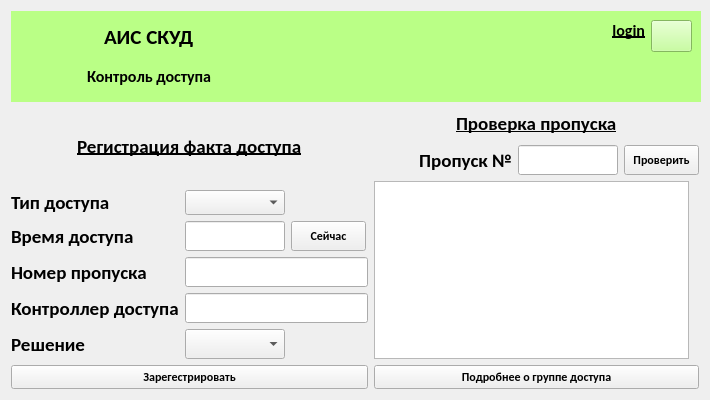
<?xml version="1.0" encoding="UTF-8"?>
<ui version="4.0">
 <class>ControllerWindow</class>
 <widget class="QWidget" name="ControllerWindow">
  <property name="geometry">
   <rect>
    <x>0</x>
    <y>0</y>
    <width>710</width>
    <height>400</height>
   </rect>
  </property>
  <property name="minimumSize">
   <size>
    <width>710</width>
    <height>400</height>
   </size>
  </property>
  <property name="maximumSize">
   <size>
    <width>710</width>
    <height>400</height>
   </size>
  </property>
  <property name="windowTitle">
   <string>ACMS</string>
  </property>
  <property name="windowIcon">
   <iconset resource="lw.qrc">
    <normaloff>:/labels/label.png</normaloff>:/labels/label.png</iconset>
  </property>
  <layout class="QGridLayout" name="gridLayout">
   <item row="0" column="0">
    <widget class="QFrame" name="frame">
     <property name="minimumSize">
      <size>
       <width>690</width>
       <height>91</height>
      </size>
     </property>
     <property name="maximumSize">
      <size>
       <width>690</width>
       <height>91</height>
      </size>
     </property>
     <property name="layoutDirection">
      <enum>Qt::LayoutDirection::LeftToRight</enum>
     </property>
     <property name="autoFillBackground">
      <bool>false</bool>
     </property>
     <property name="styleSheet">
      <string notr="true">background-color: rgb(186, 255, 134);</string>
     </property>
     <property name="frameShape">
      <enum>QFrame::Shape::NoFrame</enum>
     </property>
     <property name="frameShadow">
      <enum>QFrame::Shadow::Plain</enum>
     </property>
     <layout class="QHBoxLayout" name="horizontalLayout_2">
      <item>
       <widget class="QLabel" name="label">
        <property name="minimumSize">
         <size>
          <width>61</width>
          <height>71</height>
         </size>
        </property>
        <property name="maximumSize">
         <size>
          <width>61</width>
          <height>71</height>
         </size>
        </property>
        <property name="text">
         <string/>
        </property>
        <property name="pixmap">
         <pixmap resource="lw.qrc">:/labels/label.png</pixmap>
        </property>
        <property name="scaledContents">
         <bool>true</bool>
        </property>
        <property name="alignment">
         <set>Qt::AlignmentFlag::AlignCenter</set>
        </property>
       </widget>
      </item>
      <item>
       <layout class="QVBoxLayout" name="verticalLayout">
        <item alignment="Qt::AlignmentFlag::AlignHCenter">
         <widget class="QLabel" name="label_3">
          <property name="font">
           <font>
            <family>Carlito</family>
            <pointsize>16</pointsize>
            <bold>true</bold>
           </font>
          </property>
          <property name="text">
           <string>АИС СКУД</string>
          </property>
         </widget>
        </item>
        <item alignment="Qt::AlignmentFlag::AlignHCenter">
         <widget class="QLabel" name="label_2">
          <property name="font">
           <font>
            <family>Carlito</family>
            <pointsize>12</pointsize>
            <bold>true</bold>
           </font>
          </property>
          <property name="text">
           <string>Контроль доступа</string>
          </property>
         </widget>
        </item>
       </layout>
      </item>
      <item>
       <spacer name="horizontalSpacer">
        <property name="orientation">
         <enum>Qt::Orientation::Horizontal</enum>
        </property>
        <property name="sizeHint" stdset="0">
         <size>
          <width>40</width>
          <height>20</height>
         </size>
        </property>
       </spacer>
      </item>
      <item>
       <layout class="QHBoxLayout" name="horizontalLayout">
        <item alignment="Qt::AlignmentFlag::AlignRight|Qt::AlignmentFlag::AlignTop">
         <widget class="QLabel" name="llogin">
          <property name="minimumSize">
           <size>
            <width>130</width>
            <height>20</height>
           </size>
          </property>
          <property name="maximumSize">
           <size>
            <width>130</width>
            <height>20</height>
           </size>
          </property>
          <property name="font">
           <font>
            <family>Carlito</family>
            <pointsize>12</pointsize>
            <bold>true</bold>
            <underline>true</underline>
           </font>
          </property>
          <property name="layoutDirection">
           <enum>Qt::LayoutDirection::LeftToRight</enum>
          </property>
          <property name="text">
           <string>login</string>
          </property>
          <property name="alignment">
           <set>Qt::AlignmentFlag::AlignRight|Qt::AlignmentFlag::AlignTrailing|Qt::AlignmentFlag::AlignVCenter</set>
          </property>
         </widget>
        </item>
        <item alignment="Qt::AlignmentFlag::AlignRight|Qt::AlignmentFlag::AlignTop">
         <widget class="QPushButton" name="btnlogout">
          <property name="minimumSize">
           <size>
            <width>41</width>
            <height>32</height>
           </size>
          </property>
          <property name="maximumSize">
           <size>
            <width>41</width>
            <height>32</height>
           </size>
          </property>
          <property name="text">
           <string/>
          </property>
          <property name="icon">
           <iconset resource="lw.qrc">
            <normaloff>:/labels/logout.png</normaloff>:/labels/logout.png</iconset>
          </property>
         </widget>
        </item>
       </layout>
      </item>
     </layout>
    </widget>
   </item>
   <item row="1" column="0">
    <layout class="QHBoxLayout" name="horizontalLayout_5">
     <item>
      <layout class="QVBoxLayout" name="verticalLayout_2">
       <item alignment="Qt::AlignmentFlag::AlignHCenter">
        <widget class="QLabel" name="label_4">
         <property name="font">
          <font>
           <family>Carlito</family>
           <pointsize>14</pointsize>
           <bold>true</bold>
           <underline>true</underline>
          </font>
         </property>
         <property name="text">
          <string>Регистрация факта доступа</string>
         </property>
        </widget>
       </item>
       <item>
        <layout class="QFormLayout" name="formLayout">
         <item row="0" column="0">
          <widget class="QLabel" name="label_5">
           <property name="font">
            <font>
             <family>Carlito</family>
             <pointsize>14</pointsize>
             <bold>true</bold>
             <underline>false</underline>
            </font>
           </property>
           <property name="text">
            <string>Тип доступа</string>
           </property>
          </widget>
         </item>
         <item row="0" column="1">
          <widget class="QComboBox" name="cbaccesstype">
           <property name="minimumSize">
            <size>
             <width>100</width>
             <height>0</height>
            </size>
           </property>
           <property name="maximumSize">
            <size>
             <width>100</width>
             <height>30</height>
            </size>
           </property>
          </widget>
         </item>
         <item row="1" column="0">
          <widget class="QLabel" name="label_6">
           <property name="font">
            <font>
             <family>Carlito</family>
             <pointsize>14</pointsize>
             <bold>true</bold>
             <underline>false</underline>
            </font>
           </property>
           <property name="text">
            <string>Время доступа</string>
           </property>
          </widget>
         </item>
         <item row="1" column="1">
          <layout class="QHBoxLayout" name="horizontalLayout_3">
           <item>
            <widget class="QLineEdit" name="letime">
             <property name="minimumSize">
              <size>
               <width>100</width>
               <height>30</height>
              </size>
             </property>
             <property name="maximumSize">
              <size>
               <width>100</width>
               <height>30</height>
              </size>
             </property>
            </widget>
           </item>
           <item>
            <widget class="QPushButton" name="lenow">
             <property name="minimumSize">
              <size>
               <width>75</width>
               <height>30</height>
              </size>
             </property>
             <property name="maximumSize">
              <size>
               <width>75</width>
               <height>30</height>
              </size>
             </property>
             <property name="font">
              <font>
               <family>Carlito</family>
               <bold>true</bold>
              </font>
             </property>
             <property name="text">
              <string>Сейчас</string>
             </property>
            </widget>
           </item>
          </layout>
         </item>
         <item row="2" column="0">
          <widget class="QLabel" name="label_7">
           <property name="font">
            <font>
             <family>Carlito</family>
             <pointsize>14</pointsize>
             <bold>true</bold>
             <underline>false</underline>
            </font>
           </property>
           <property name="text">
            <string>Номер пропуска</string>
           </property>
          </widget>
         </item>
         <item row="2" column="1">
          <widget class="QLineEdit" name="lepass">
           <property name="minimumSize">
            <size>
             <width>183</width>
             <height>30</height>
            </size>
           </property>
           <property name="maximumSize">
            <size>
             <width>183</width>
             <height>30</height>
            </size>
           </property>
          </widget>
         </item>
         <item row="3" column="0">
          <widget class="QLabel" name="label_8">
           <property name="font">
            <font>
             <family>Carlito</family>
             <pointsize>14</pointsize>
             <bold>true</bold>
             <underline>false</underline>
            </font>
           </property>
           <property name="text">
            <string>Контроллер доступа</string>
           </property>
          </widget>
         </item>
         <item row="3" column="1">
          <widget class="QLineEdit" name="lecontrol">
           <property name="minimumSize">
            <size>
             <width>183</width>
             <height>30</height>
            </size>
           </property>
           <property name="maximumSize">
            <size>
             <width>183</width>
             <height>30</height>
            </size>
           </property>
          </widget>
         </item>
         <item row="4" column="0">
          <widget class="QLabel" name="label_9">
           <property name="font">
            <font>
             <family>Carlito</family>
             <pointsize>14</pointsize>
             <bold>true</bold>
             <underline>false</underline>
            </font>
           </property>
           <property name="text">
            <string>Решение</string>
           </property>
          </widget>
         </item>
         <item row="4" column="1">
          <widget class="QComboBox" name="cbsolution">
           <property name="minimumSize">
            <size>
             <width>100</width>
             <height>30</height>
            </size>
           </property>
           <property name="maximumSize">
            <size>
             <width>100</width>
             <height>30</height>
            </size>
           </property>
          </widget>
         </item>
        </layout>
       </item>
       <item>
        <widget class="QPushButton" name="btnregister">
         <property name="font">
          <font>
           <family>Carlito</family>
           <bold>true</bold>
          </font>
         </property>
         <property name="text">
          <string>Зарегестрировать</string>
         </property>
        </widget>
       </item>
      </layout>
     </item>
     <item>
      <layout class="QVBoxLayout" name="verticalLayout_3">
       <item alignment="Qt::AlignmentFlag::AlignHCenter">
        <widget class="QLabel" name="label_10">
         <property name="font">
          <font>
           <family>Carlito</family>
           <pointsize>14</pointsize>
           <bold>true</bold>
           <underline>true</underline>
          </font>
         </property>
         <property name="text">
          <string>Проверка пропуска</string>
         </property>
        </widget>
       </item>
       <item>
        <layout class="QHBoxLayout" name="horizontalLayout_4">
         <item>
          <widget class="QLabel" name="label_11">
           <property name="font">
            <font>
             <family>Carlito</family>
             <pointsize>14</pointsize>
             <bold>true</bold>
             <underline>false</underline>
            </font>
           </property>
           <property name="text">
            <string>Пропуск №</string>
           </property>
           <property name="alignment">
            <set>Qt::AlignmentFlag::AlignRight|Qt::AlignmentFlag::AlignTrailing|Qt::AlignmentFlag::AlignVCenter</set>
           </property>
          </widget>
         </item>
         <item>
          <widget class="QLineEdit" name="lecheckpass">
           <property name="minimumSize">
            <size>
             <width>100</width>
             <height>30</height>
            </size>
           </property>
           <property name="maximumSize">
            <size>
             <width>100</width>
             <height>30</height>
            </size>
           </property>
          </widget>
         </item>
         <item>
          <widget class="QPushButton" name="lecheckgroup">
           <property name="minimumSize">
            <size>
             <width>75</width>
             <height>30</height>
            </size>
           </property>
           <property name="maximumSize">
            <size>
             <width>75</width>
             <height>30</height>
            </size>
           </property>
           <property name="font">
            <font>
             <family>Carlito</family>
             <bold>true</bold>
            </font>
           </property>
           <property name="text">
            <string>Проверить</string>
           </property>
          </widget>
         </item>
        </layout>
       </item>
       <item>
        <widget class="QTableWidget" name="twgroups">
         <property name="minimumSize">
          <size>
           <width>315</width>
           <height>20</height>
          </size>
         </property>
         <property name="maximumSize">
          <size>
           <width>315</width>
           <height>178</height>
          </size>
         </property>
        </widget>
       </item>
       <item>
        <widget class="QPushButton" name="btngroupconsist">
         <property name="font">
          <font>
           <family>Carlito</family>
           <bold>true</bold>
          </font>
         </property>
         <property name="text">
          <string>Подробнее о группе доступа</string>
         </property>
        </widget>
       </item>
      </layout>
     </item>
    </layout>
   </item>
  </layout>
 </widget>
 <resources>
  <include location="lw.qrc"/>
 </resources>
 <connections/>
</ui>
